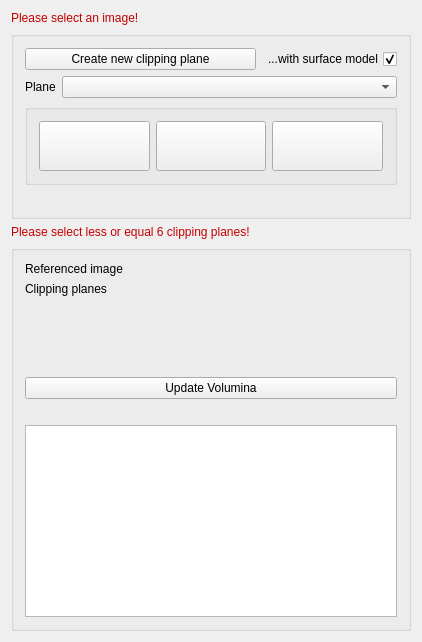
<?xml version="1.0" encoding="UTF-8"?>
<ui version="4.0">
 <class>QmitkDeformableClippingPlaneViewControls</class>
 <widget class="QWidget" name="QmitkDeformableClippingPlaneViewControls">
  <property name="geometry">
   <rect>
    <x>0</x>
    <y>0</y>
    <width>422</width>
    <height>642</height>
   </rect>
  </property>
  <property name="minimumSize">
   <size>
    <width>0</width>
    <height>0</height>
   </size>
  </property>
  <property name="windowTitle">
   <string>QmitkDeformableSurface</string>
  </property>
  <layout class="QVBoxLayout" name="verticalLayout_3">
   <item>
    <widget class="QLabel" name="noSelectedImageLabel">
     <property name="sizePolicy">
      <sizepolicy hsizetype="Preferred" vsizetype="Maximum">
       <horstretch>0</horstretch>
       <verstretch>0</verstretch>
      </sizepolicy>
     </property>
     <property name="palette">
      <palette>
       <active>
        <colorrole role="WindowText">
         <brush brushstyle="SolidPattern">
          <color alpha="255">
           <red>197</red>
           <green>0</green>
           <blue>0</blue>
          </color>
         </brush>
        </colorrole>
        <colorrole role="Text">
         <brush brushstyle="SolidPattern">
          <color alpha="255">
           <red>191</red>
           <green>0</green>
           <blue>0</blue>
          </color>
         </brush>
        </colorrole>
        <colorrole role="ButtonText">
         <brush brushstyle="SolidPattern">
          <color alpha="255">
           <red>189</red>
           <green>0</green>
           <blue>0</blue>
          </color>
         </brush>
        </colorrole>
       </active>
       <inactive>
        <colorrole role="WindowText">
         <brush brushstyle="SolidPattern">
          <color alpha="255">
           <red>197</red>
           <green>0</green>
           <blue>0</blue>
          </color>
         </brush>
        </colorrole>
        <colorrole role="Text">
         <brush brushstyle="SolidPattern">
          <color alpha="255">
           <red>191</red>
           <green>0</green>
           <blue>0</blue>
          </color>
         </brush>
        </colorrole>
        <colorrole role="ButtonText">
         <brush brushstyle="SolidPattern">
          <color alpha="255">
           <red>189</red>
           <green>0</green>
           <blue>0</blue>
          </color>
         </brush>
        </colorrole>
       </inactive>
       <disabled>
        <colorrole role="WindowText">
         <brush brushstyle="SolidPattern">
          <color alpha="255">
           <red>120</red>
           <green>120</green>
           <blue>120</blue>
          </color>
         </brush>
        </colorrole>
        <colorrole role="Text">
         <brush brushstyle="SolidPattern">
          <color alpha="255">
           <red>120</red>
           <green>120</green>
           <blue>120</blue>
          </color>
         </brush>
        </colorrole>
        <colorrole role="ButtonText">
         <brush brushstyle="SolidPattern">
          <color alpha="255">
           <red>120</red>
           <green>120</green>
           <blue>120</blue>
          </color>
         </brush>
        </colorrole>
       </disabled>
      </palette>
     </property>
     <property name="text">
      <string>Please select an image!</string>
     </property>
    </widget>
   </item>
   <item>
    <widget class="QGroupBox" name="planeGroupBox">
     <property name="title">
      <string/>
     </property>
     <property name="checkable">
      <bool>false</bool>
     </property>
     <property name="checked">
      <bool>false</bool>
     </property>
     <layout class="QVBoxLayout" name="verticalLayout">
      <item>
       <layout class="QHBoxLayout" name="horizontalLayout_2">
        <item>
         <widget class="QPushButton" name="createNewPlanePushButton">
          <property name="sizePolicy">
           <sizepolicy hsizetype="Expanding" vsizetype="Fixed">
            <horstretch>0</horstretch>
            <verstretch>0</verstretch>
           </sizepolicy>
          </property>
          <property name="text">
           <string>Create new clipping plane</string>
          </property>
         </widget>
        </item>
        <item>
         <widget class="QCheckBox" name="surfaceModelCheckBox">
          <property name="layoutDirection">
           <enum>Qt::RightToLeft</enum>
          </property>
          <property name="text">
           <string>...with surface model</string>
          </property>
          <property name="checked">
           <bool>true</bool>
          </property>
         </widget>
        </item>
       </layout>
      </item>
      <item>
       <layout class="QHBoxLayout" name="horizontalLayout_1">
        <item>
         <widget class="QLabel" name="clippingPlaneSelectorLabel">
          <property name="sizePolicy">
           <sizepolicy hsizetype="Maximum" vsizetype="Preferred">
            <horstretch>0</horstretch>
            <verstretch>0</verstretch>
           </sizepolicy>
          </property>
          <property name="minimumSize">
           <size>
            <width>0</width>
            <height>0</height>
           </size>
          </property>
          <property name="maximumSize">
           <size>
            <width>16777215</width>
            <height>16777215</height>
           </size>
          </property>
          <property name="text">
           <string>Plane</string>
          </property>
         </widget>
        </item>
        <item>
         <widget class="QmitkDataStorageComboBox" name="clippingPlaneSelector">
          <property name="sizePolicy">
           <sizepolicy hsizetype="Preferred" vsizetype="Fixed">
            <horstretch>0</horstretch>
            <verstretch>0</verstretch>
           </sizepolicy>
          </property>
          <property name="sizeAdjustPolicy">
           <enum>QComboBox::AdjustToMinimumContentsLength</enum>
          </property>
         </widget>
        </item>
       </layout>
      </item>
      <item>
       <widget class="QGroupBox" name="interactionSelectionBox">
        <property name="enabled">
         <bool>true</bool>
        </property>
        <property name="font">
         <font>
          <weight>50</weight>
          <bold>false</bold>
         </font>
        </property>
        <layout class="QHBoxLayout" name="horizontalLayout_3">
         <item>
          <widget class="QPushButton" name="translationPushButton">
           <property name="sizePolicy">
            <sizepolicy hsizetype="Minimum" vsizetype="Preferred">
             <horstretch>0</horstretch>
             <verstretch>0</verstretch>
            </sizepolicy>
           </property>
           <property name="minimumSize">
            <size>
             <width>20</width>
             <height>50</height>
            </size>
           </property>
           <property name="toolTip">
            <string>Translation</string>
           </property>
           <property name="text">
            <string/>
           </property>
           <property name="icon">
            <iconset resource="../../../../../../bin/mitk_debug/MITK-build/Plugins/org.mitk.gui.qt.segmentation/org_sv_gui_qt_mitksegmentation_cached.qrc">
             <normaloff>:/org.mitk.gui.qt.segmentation/resources/clipping_plane_translate_48x48.png</normaloff>:/org.mitk.gui.qt.segmentation/resources/clipping_plane_translate_48x48.png</iconset>
           </property>
           <property name="iconSize">
            <size>
             <width>32</width>
             <height>32</height>
            </size>
           </property>
           <property name="checkable">
            <bool>true</bool>
           </property>
           <property name="autoRepeat">
            <bool>false</bool>
           </property>
           <property name="autoExclusive">
            <bool>false</bool>
           </property>
          </widget>
         </item>
         <item>
          <widget class="QPushButton" name="rotationPushButton">
           <property name="sizePolicy">
            <sizepolicy hsizetype="Minimum" vsizetype="Preferred">
             <horstretch>0</horstretch>
             <verstretch>0</verstretch>
            </sizepolicy>
           </property>
           <property name="minimumSize">
            <size>
             <width>20</width>
             <height>50</height>
            </size>
           </property>
           <property name="toolTip">
            <string>Rotation</string>
           </property>
           <property name="text">
            <string/>
           </property>
           <property name="icon">
            <iconset resource="../../../../../../bin/mitk_debug/MITK-build/Plugins/org.mitk.gui.qt.segmentation/org_sv_gui_qt_mitksegmentation_cached.qrc">
             <normaloff>:/org.mitk.gui.qt.segmentation/resources/clipping_plane_rotate48x48.png</normaloff>:/org.mitk.gui.qt.segmentation/resources/clipping_plane_rotate48x48.png</iconset>
           </property>
           <property name="iconSize">
            <size>
             <width>32</width>
             <height>32</height>
            </size>
           </property>
           <property name="checkable">
            <bool>true</bool>
           </property>
           <property name="autoExclusive">
            <bool>false</bool>
           </property>
          </widget>
         </item>
         <item>
          <widget class="QPushButton" name="deformationPushButton">
           <property name="sizePolicy">
            <sizepolicy hsizetype="Minimum" vsizetype="Preferred">
             <horstretch>0</horstretch>
             <verstretch>0</verstretch>
            </sizepolicy>
           </property>
           <property name="minimumSize">
            <size>
             <width>20</width>
             <height>50</height>
            </size>
           </property>
           <property name="toolTip">
            <string>Deformation</string>
           </property>
           <property name="text">
            <string/>
           </property>
           <property name="icon">
            <iconset resource="../../../../../../bin/mitk_debug/MITK-build/Plugins/org.mitk.gui.qt.segmentation/org_sv_gui_qt_mitksegmentation_cached.qrc">
             <normaloff>:/org.mitk.gui.qt.segmentation/resources/clipping_plane_deform48x48.png</normaloff>:/org.mitk.gui.qt.segmentation/resources/clipping_plane_deform48x48.png</iconset>
           </property>
           <property name="iconSize">
            <size>
             <width>32</width>
             <height>32</height>
            </size>
           </property>
           <property name="checkable">
            <bool>true</bool>
           </property>
           <property name="autoExclusive">
            <bool>false</bool>
           </property>
          </widget>
         </item>
        </layout>
       </widget>
      </item>
      <item>
       <spacer name="verticalSpacer">
        <property name="orientation">
         <enum>Qt::Vertical</enum>
        </property>
        <property name="sizeType">
         <enum>QSizePolicy::Preferred</enum>
        </property>
        <property name="sizeHint" stdset="0">
         <size>
          <width>20</width>
          <height>20</height>
         </size>
        </property>
       </spacer>
      </item>
     </layout>
    </widget>
   </item>
   <item>
    <widget class="QLabel" name="planesWarningLabel">
     <property name="sizePolicy">
      <sizepolicy hsizetype="Preferred" vsizetype="Maximum">
       <horstretch>0</horstretch>
       <verstretch>0</verstretch>
      </sizepolicy>
     </property>
     <property name="palette">
      <palette>
       <active>
        <colorrole role="WindowText">
         <brush brushstyle="SolidPattern">
          <color alpha="255">
           <red>197</red>
           <green>0</green>
           <blue>0</blue>
          </color>
         </brush>
        </colorrole>
        <colorrole role="Text">
         <brush brushstyle="SolidPattern">
          <color alpha="255">
           <red>191</red>
           <green>0</green>
           <blue>0</blue>
          </color>
         </brush>
        </colorrole>
        <colorrole role="ButtonText">
         <brush brushstyle="SolidPattern">
          <color alpha="255">
           <red>189</red>
           <green>0</green>
           <blue>0</blue>
          </color>
         </brush>
        </colorrole>
       </active>
       <inactive>
        <colorrole role="WindowText">
         <brush brushstyle="SolidPattern">
          <color alpha="255">
           <red>197</red>
           <green>0</green>
           <blue>0</blue>
          </color>
         </brush>
        </colorrole>
        <colorrole role="Text">
         <brush brushstyle="SolidPattern">
          <color alpha="255">
           <red>191</red>
           <green>0</green>
           <blue>0</blue>
          </color>
         </brush>
        </colorrole>
        <colorrole role="ButtonText">
         <brush brushstyle="SolidPattern">
          <color alpha="255">
           <red>189</red>
           <green>0</green>
           <blue>0</blue>
          </color>
         </brush>
        </colorrole>
       </inactive>
       <disabled>
        <colorrole role="WindowText">
         <brush brushstyle="SolidPattern">
          <color alpha="255">
           <red>120</red>
           <green>120</green>
           <blue>120</blue>
          </color>
         </brush>
        </colorrole>
        <colorrole role="Text">
         <brush brushstyle="SolidPattern">
          <color alpha="255">
           <red>120</red>
           <green>120</green>
           <blue>120</blue>
          </color>
         </brush>
        </colorrole>
        <colorrole role="ButtonText">
         <brush brushstyle="SolidPattern">
          <color alpha="255">
           <red>120</red>
           <green>120</green>
           <blue>120</blue>
          </color>
         </brush>
        </colorrole>
       </disabled>
      </palette>
     </property>
     <property name="text">
      <string>Please select less or equal 6 clipping planes!</string>
     </property>
    </widget>
   </item>
   <item>
    <widget class="QGroupBox" name="volumeGroupBox">
     <property name="sizePolicy">
      <sizepolicy hsizetype="Minimum" vsizetype="Minimum">
       <horstretch>0</horstretch>
       <verstretch>0</verstretch>
      </sizepolicy>
     </property>
     <property name="title">
      <string/>
     </property>
     <layout class="QVBoxLayout" name="verticalLayout_5">
      <item>
       <layout class="QHBoxLayout" name="horizontalLayout">
        <item>
         <layout class="QVBoxLayout" name="verticalLayout_2">
          <item>
           <widget class="QLabel" name="segmentationLabel">
            <property name="sizePolicy">
             <sizepolicy hsizetype="Preferred" vsizetype="Fixed">
              <horstretch>0</horstretch>
              <verstretch>0</verstretch>
             </sizepolicy>
            </property>
            <property name="text">
             <string>Referenced image</string>
            </property>
           </widget>
          </item>
          <item>
           <widget class="QLabel" name="clippingPlansLabel">
            <property name="sizePolicy">
             <sizepolicy hsizetype="Preferred" vsizetype="Expanding">
              <horstretch>0</horstretch>
              <verstretch>0</verstretch>
             </sizepolicy>
            </property>
            <property name="text">
             <string>Clipping planes  </string>
            </property>
            <property name="alignment">
             <set>Qt::AlignLeading|Qt::AlignLeft|Qt::AlignTop</set>
            </property>
           </widget>
          </item>
         </layout>
        </item>
        <item>
         <layout class="QVBoxLayout" name="verticalLayout_4">
          <item>
           <widget class="QLabel" name="selectedImageLabel">
            <property name="enabled">
             <bool>true</bool>
            </property>
            <property name="sizePolicy">
             <sizepolicy hsizetype="Preferred" vsizetype="Fixed">
              <horstretch>0</horstretch>
              <verstretch>0</verstretch>
             </sizepolicy>
            </property>
            <property name="font">
             <font>
              <family>MS Shell Dlg 2</family>
              <pointsize>8</pointsize>
              <weight>50</weight>
              <bold>false</bold>
             </font>
            </property>
            <property name="text">
             <string/>
            </property>
           </widget>
          </item>
          <item>
           <widget class="QLabel" name="selectedVolumePlanesLabel">
            <property name="font">
             <font>
              <pointsize>8</pointsize>
             </font>
            </property>
            <property name="text">
             <string/>
            </property>
            <property name="alignment">
             <set>Qt::AlignLeading|Qt::AlignLeft|Qt::AlignTop</set>
            </property>
           </widget>
          </item>
         </layout>
        </item>
       </layout>
      </item>
      <item>
       <widget class="QPushButton" name="updateVolumePushButton">
        <property name="text">
         <string>Update Volumina</string>
        </property>
       </widget>
      </item>
      <item>
       <spacer name="verticalSpacer_2">
        <property name="orientation">
         <enum>Qt::Vertical</enum>
        </property>
        <property name="sizeType">
         <enum>QSizePolicy::Preferred</enum>
        </property>
        <property name="sizeHint" stdset="0">
         <size>
          <width>20</width>
          <height>20</height>
         </size>
        </property>
       </spacer>
      </item>
      <item>
       <widget class="QListWidget" name="volumeList">
        <property name="enabled">
         <bool>true</bool>
        </property>
        <property name="sizePolicy">
         <sizepolicy hsizetype="Minimum" vsizetype="Minimum">
          <horstretch>0</horstretch>
          <verstretch>0</verstretch>
         </sizepolicy>
        </property>
       </widget>
      </item>
     </layout>
    </widget>
   </item>
  </layout>
 </widget>
 <layoutdefault spacing="6" margin="11"/>
 <customwidgets>
  <customwidget>
   <class>QmitkDataStorageComboBox</class>
   <extends>QComboBox</extends>
   <header location="global">QmitkDataStorageComboBox.h</header>
  </customwidget>
 </customwidgets>
 <resources>
  <include location="../../../../../../bin/mitk_debug/MITK-build/Plugins/org.mitk.gui.qt.segmentation/org_sv_gui_qt_mitksegmentation_cached.qrc"/>
 </resources>
 <connections/>
</ui>
